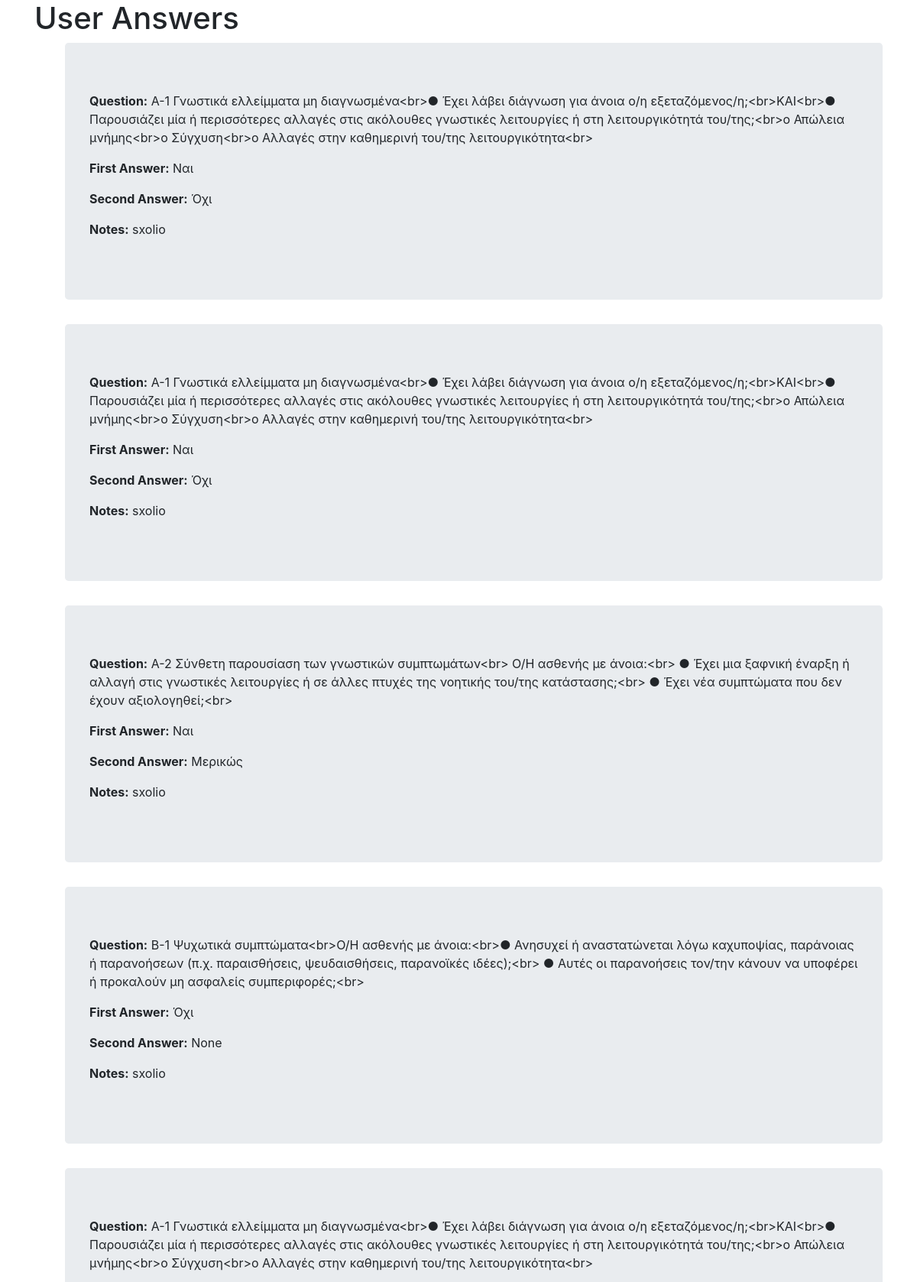
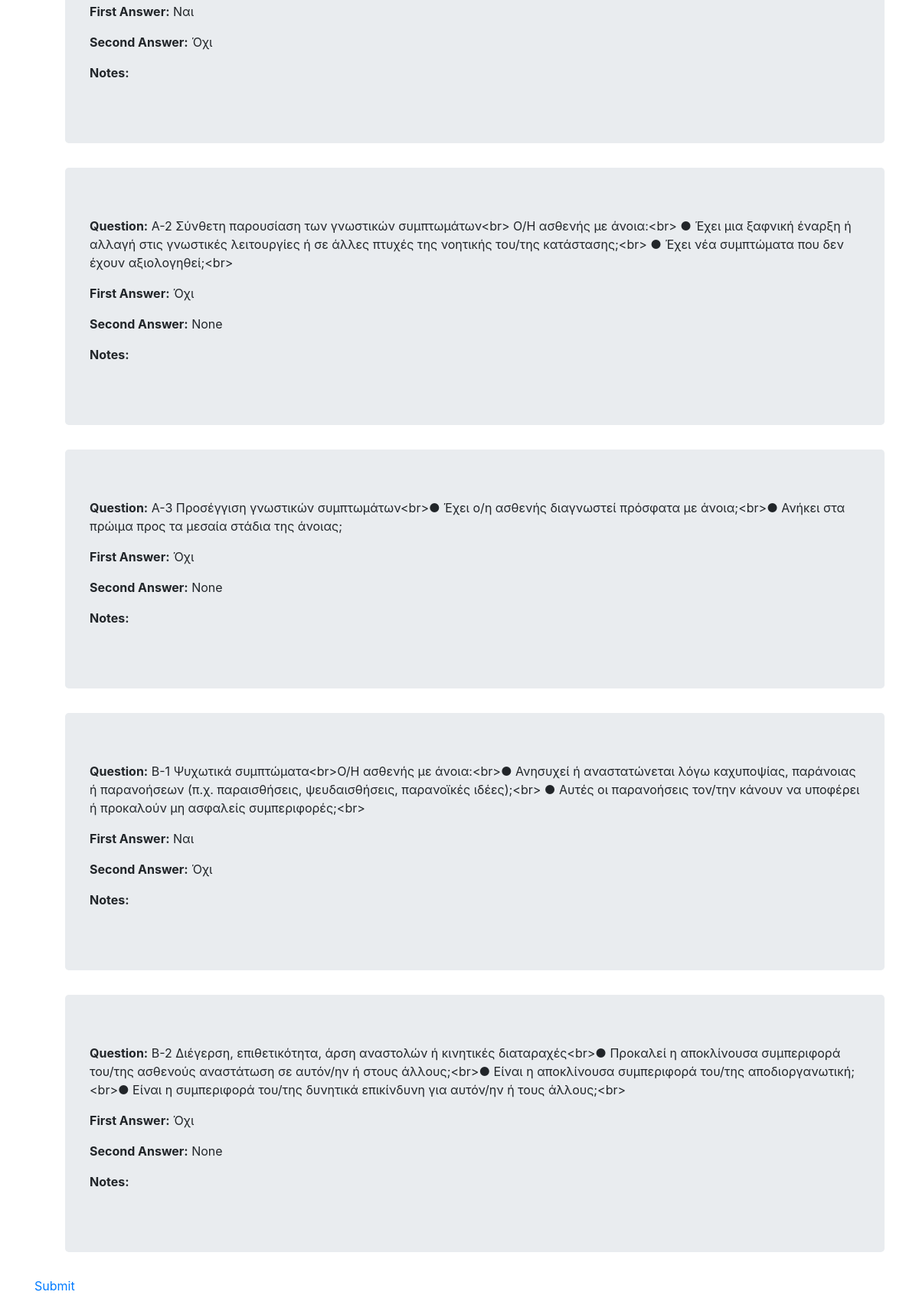
The app's page /poll/user_answers/ (signed in), older data (2 pictures, top to bottom).
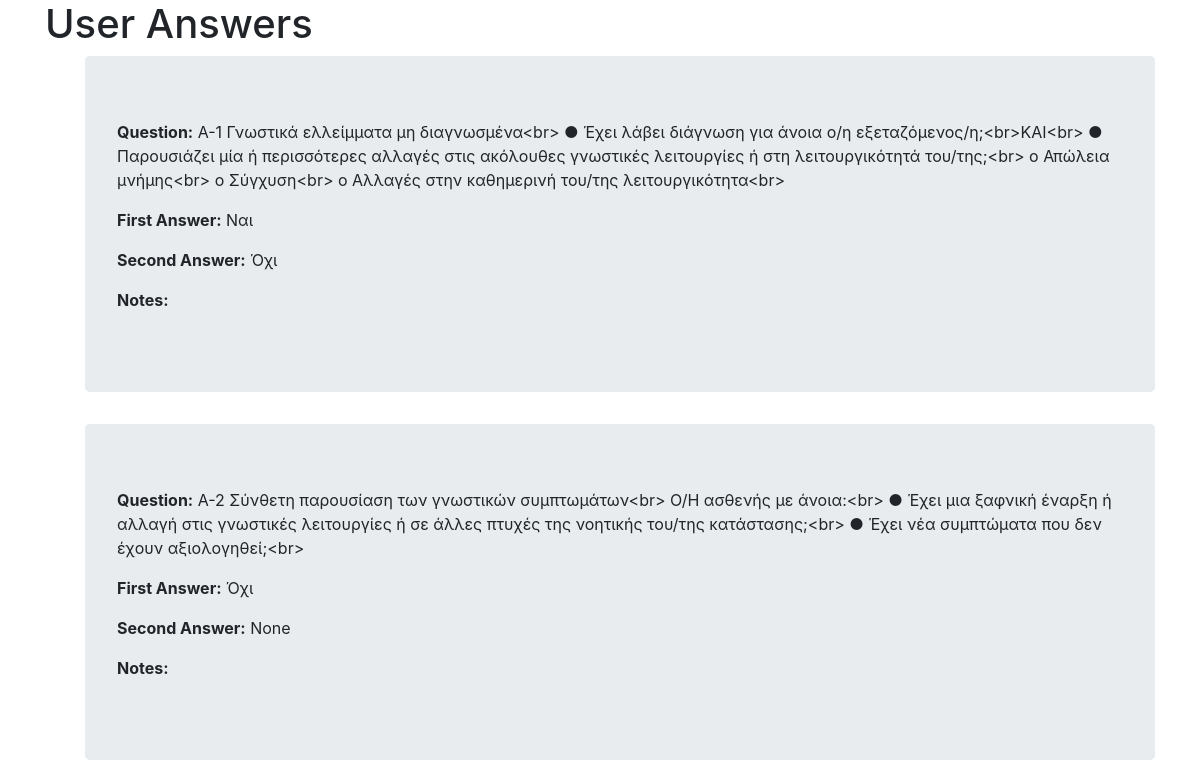
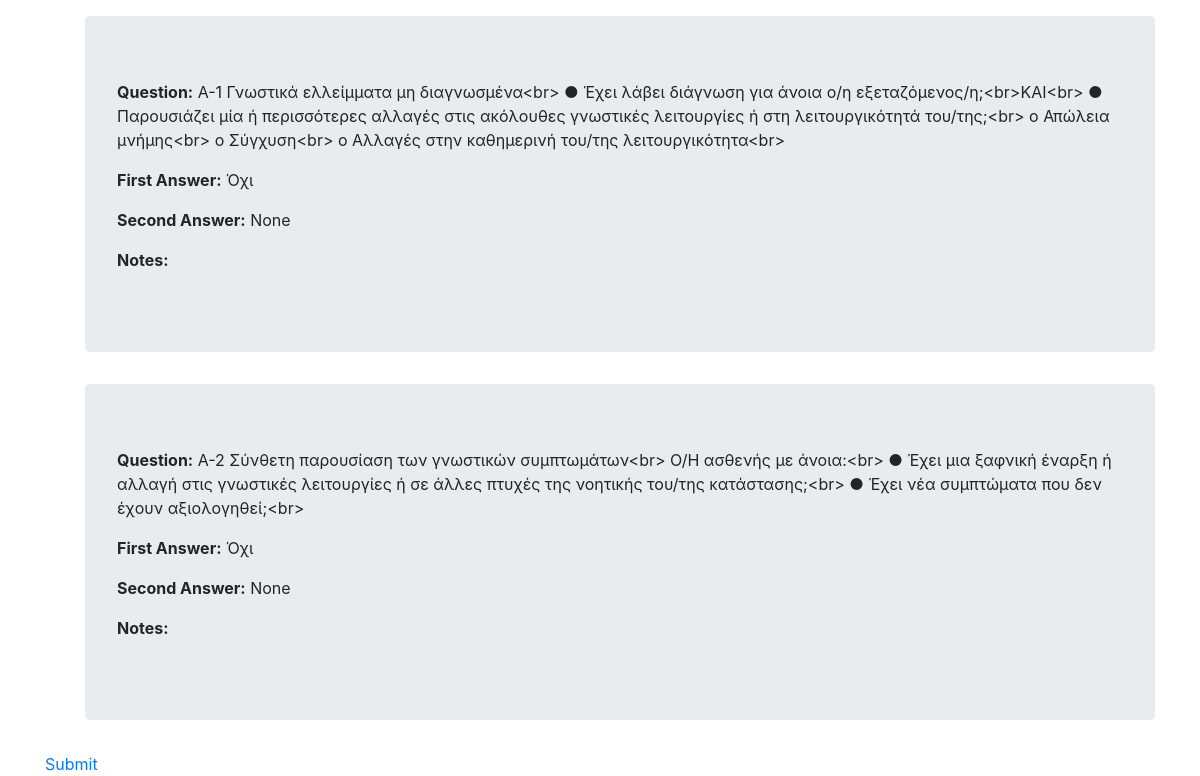
The same page, newer data (2 pictures, top to bottom).
### poll/models.py (models this page shows, shortened)
class Choice(models.Model):
    question = models.ForeignKey(Question, on_delete=models.CASCADE)
    user = models.ForeignKey(User, on_delete=models.CASCADE)
    patient = models.ForeignKey(Patient, on_delete=models.CASCADE,null=True)
    notes = models.CharField(max_length=200,null=True)
    first_answer = models.CharField(max_length=10)
    second_answer = models.CharField(max_length=10,null=True)

class Question(models.Model):
    question_text = models.CharField(max_length=750)

### poll/views.py (the view)
# urls.py: path('user_answers/', views.user_answers, name='user_answers'),
@login_required
def user_answers(request):
    user_choices = Choice.objects.filter(user=request.user)
    context = {
        'user_choices': user_choices
    }
    return render(request, 'poll/user_answers.html', context)

### templates/poll/user_answers.html (shortened to what this page needs)
<!DOCTYPE html>
<html>
<head>
    <link rel="stylesheet" href="https://cdn.jsdelivr.net/npm/bootstrap@4.6.2/dist/css/bootstrap.min.css">
</head>
<body class="container">
    <h1>User Answers</h1>
    <ul>
      <form method="post">
        {% for choice in user_choices %}
            <div class="jumbotron">
                <p><strong>Question:</strong> {{ choice.question.question_text }}</p>
                <p><strong>First Answer:</strong> {{ choice.first_answer }}</p>
                <p><strong>Second Answer:</strong> {{ choice.second_answer }}</p>
                <p><strong>Notes:</strong> {{ choice.notes }}</p>
            </div>
        {% endfor %}
      </form>
    </ul>
    <a class="navbar-link" href="{% url 'poll:user_answers' %}">Submit</a>
</body>
</html>

Row changes from the older to the newer data that the page shows:
removed Choice: question.question_text "A-1 Γνωστικά ελλείμματα μη διαγνωσμένα<br>● Έχει λάβει διάγνωση για άνοια ο/η εξεταζόμενος/η;<br>ΚΑΙ<br>● Παρουσιάζει μία ή περισσότερες αλλαγές στις ακόλουθες γνωστικές λειτουργίες ή στη λειτουργικότητά του/της;<br>o Απώλεια μνήμης<br>o Σύγχυση<br>o Αλλαγές στην καθημερινή του/της λειτουργικότητα<br>", first_answer "Ναι", second_answer "Όχι", notes "sxolio"
removed Choice: question.question_text "A-1 Γνωστικά ελλείμματα μη διαγνωσμένα<br>● Έχει λάβει διάγνωση για άνοια ο/η εξεταζόμενος/η;<br>ΚΑΙ<br>● Παρουσιάζει μία ή περισσότερες αλλαγές στις ακόλουθες γνωστικές λειτουργίες ή στη λειτουργικότητά του/της;<br>o Απώλεια μνήμης<br>o Σύγχυση<br>o Αλλαγές στην καθημερινή του/της λειτουργικότητα<br>", first_answer "Ναι", second_answer "Όχι", notes "sxolio"
removed Choice: question.question_text "A-2 Σύνθετη παρουσίαση των γνωστικών συμπτωμάτων<br> Ο/Η ασθενής με άνοια:<br> ● Έχει μια ξαφνική έναρξη ή αλλαγή στις γνωστικές λειτουργίες ή σε άλλες πτυχές της νοητικής του/της κατάστασης;<br> ● Έχει νέα συμπτώματα που δεν έχουν αξιολογηθεί;<br>", first_answer "Ναι", second_answer "Μερικώς", notes "sxolio"
removed Choice: question.question_text "B-1 Ψυχωτικά συμπτώματα<br>Ο/Η ασθενής με άνοια:<br>● Ανησυχεί ή αναστατώνεται λόγω καχυποψίας, παράνοιας ή παρανοήσεων (π.χ. παραισθήσεις, ψευδαισθήσεις, παρανοϊκές ιδέες);<br> ● Αυτές οι παρανοήσεις τον/την κάνουν να υποφέρει ή προκαλούν μη ασφαλείς συμπεριφορές;<br>", first_answer "Όχι", second_answer "None", notes "sxolio"
removed Choice: question.question_text "A-1 Γνωστικά ελλείμματα μη διαγνωσμένα<br>● Έχει λάβει διάγνωση για άνοια ο/η εξεταζόμενος/η;<br>ΚΑΙ<br>● Παρουσιάζει μία ή περισσότερες αλλαγές στις ακόλουθες γνωστικές λειτουργίες ή στη λειτουργικότητά του/της;<br>o Απώλεια μνήμης<br>o Σύγχυση<br>o Αλλαγές στην καθημερινή του/της λειτουργικότητα<br>", first_answer "Ναι", second_answer "Όχι"
removed Choice: question.question_text "A-3 Προσέγγιση γνωστικών συμπτωμάτων<br>● Έχει ο/η ασθενής διαγνωστεί πρόσφατα με άνοια;<br>● Ανήκει στα πρώιμα προς τα μεσαία στάδια της άνοιας;", first_answer "Όχι", second_answer "None"
removed Choice: question.question_text "B-1 Ψυχωτικά συμπτώματα<br>Ο/Η ασθενής με άνοια:<br>● Ανησυχεί ή αναστατώνεται λόγω καχυποψίας, παράνοιας ή παρανοήσεων (π.χ. παραισθήσεις, ψευδαισθήσεις, παρανοϊκές ιδέες);<br> ● Αυτές οι παρανοήσεις τον/την κάνουν να υποφέρει ή προκαλούν μη ασφαλείς συμπεριφορές;<br>", first_answer "Ναι", second_answer "Όχι"
removed Choice: question.question_text "B-2 Διέγερση, επιθετικότητα, άρση αναστολών ή κινητικές διαταραχές<br>● Προκαλεί η αποκλίνουσα συμπεριφορά του/της ασθενούς αναστάτωση σε αυτόν/ην ή στους άλλους;<br>● Είναι η αποκλίνουσα συμπεριφορά του/της αποδιοργανωτική;<br>● Είναι η συμπεριφορά του/της δυνητικά επικίνδυνη για αυτόν/ην ή τους άλλους;<br>", first_answer "Όχι", second_answer "None"
added Choice: question.question_text "A-1 Γνωστικά ελλείμματα μη διαγνωσμένα<br> ● Έχει λάβει διάγνωση για άνοια ο/η εξεταζόμενος/η;<br>ΚΑΙ<br> ● Παρουσιάζει μία ή περισσότερες αλλαγές στις ακόλουθες γνωστικές λειτουργίες ή στη λειτουργικότητά του/της;<br> o Απώλεια μνήμης<br> o Σύγχυση<br> o Αλλαγές στην καθημερινή του/της λειτουργικότητα<br>", first_answer "Ναι", second_answer "Όχι"
added Choice: question.question_text "A-1 Γνωστικά ελλείμματα μη διαγνωσμένα<br> ● Έχει λάβει διάγνωση για άνοια ο/η εξεταζόμενος/η;<br>ΚΑΙ<br> ● Παρουσιάζει μία ή περισσότερες αλλαγές στις ακόλουθες γνωστικές λειτουργίες ή στη λειτουργικότητά του/της;<br> o Απώλεια μνήμης<br> o Σύγχυση<br> o Αλλαγές στην καθημερινή του/της λειτουργικότητα<br>", first_answer "Όχι", second_answer "None"
added Choice: question.question_text "A-2 Σύνθετη παρουσίαση των γνωστικών συμπτωμάτων<br> Ο/Η ασθενής με άνοια:<br> ● Έχει μια ξαφνική έναρξη ή αλλαγή στις γνωστικές λειτουργίες ή σε άλλες πτυχές της νοητικής του/της κατάστασης;<br> ● Έχει νέα συμπτώματα που δεν έχουν αξιολογηθεί;<br>", first_answer "Όχι", second_answer "None"
